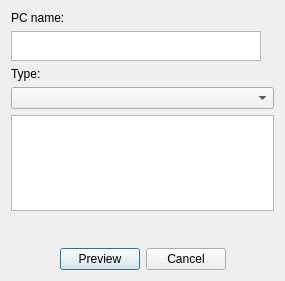
<?xml version="1.0" encoding="UTF-8"?>
<ui version="4.0">
 <class>Dialog</class>
 <widget class="QDialog" name="Dialog">
  <property name="geometry">
   <rect>
    <x>0</x>
    <y>0</y>
    <width>285</width>
    <height>281</height>
   </rect>
  </property>
  <property name="sizePolicy">
   <sizepolicy hsizetype="Fixed" vsizetype="Fixed">
    <horstretch>14</horstretch>
    <verstretch>2</verstretch>
   </sizepolicy>
  </property>
  <property name="windowTitle">
   <string>Dialog</string>
  </property>
  <layout class="QVBoxLayout" name="verticalLayout" stretch="20,10,0,0,0,5">
   <item>
    <widget class="QLabel" name="label">
     <property name="maximumSize">
      <size>
       <width>70</width>
       <height>20</height>
      </size>
     </property>
     <property name="font">
      <font>
       <pointsize>9</pointsize>
      </font>
     </property>
     <property name="text">
      <string>PC name:</string>
     </property>
    </widget>
   </item>
   <item>
    <widget class="QTextEdit" name="textEdit">
     <property name="sizePolicy">
      <sizepolicy hsizetype="Preferred" vsizetype="Preferred">
       <horstretch>0</horstretch>
       <verstretch>0</verstretch>
      </sizepolicy>
     </property>
     <property name="maximumSize">
      <size>
       <width>250</width>
       <height>30</height>
      </size>
     </property>
     <property name="html">
      <string>&lt;!DOCTYPE HTML PUBLIC &quot;-//W3C//DTD HTML 4.0//EN&quot; &quot;http://www.w3.org/TR/REC-html40/strict.dtd&quot;&gt;
&lt;html&gt;&lt;head&gt;&lt;meta name=&quot;qrichtext&quot; content=&quot;1&quot; /&gt;&lt;style type=&quot;text/css&quot;&gt;
p, li { white-space: pre-wrap; }
&lt;/style&gt;&lt;/head&gt;&lt;body style=&quot; font-family:'MS Shell Dlg 2'; font-size:7.8pt; font-weight:400; font-style:normal;&quot;&gt;
&lt;p style=&quot;-qt-paragraph-type:empty; margin-top:0px; margin-bottom:0px; margin-left:0px; margin-right:0px; -qt-block-indent:0; text-indent:0px;&quot;&gt;&lt;br /&gt;&lt;/p&gt;&lt;/body&gt;&lt;/html&gt;</string>
     </property>
    </widget>
   </item>
   <item>
    <widget class="QLabel" name="label_3">
     <property name="maximumSize">
      <size>
       <width>50</width>
       <height>20</height>
      </size>
     </property>
     <property name="font">
      <font>
       <pointsize>9</pointsize>
      </font>
     </property>
     <property name="text">
      <string>Type:</string>
     </property>
    </widget>
   </item>
   <item>
    <widget class="QComboBox" name="comboBox"/>
   </item>
   <item>
    <widget class="QGraphicsView" name="graphicsView"/>
   </item>
   <item>
    <layout class="QHBoxLayout" name="horizontalLayout" stretch="0,0,0,0">
     <property name="leftMargin">
      <number>0</number>
     </property>
     <property name="topMargin">
      <number>31</number>
     </property>
     <item>
      <spacer name="horizontalSpacer">
       <property name="orientation">
        <enum>Qt::Horizontal</enum>
       </property>
       <property name="sizeHint" stdset="0">
        <size>
         <width>40</width>
         <height>20</height>
        </size>
       </property>
      </spacer>
     </item>
     <item>
      <widget class="QPushButton" name="Btn_Preview_dialog">
       <property name="text">
        <string>Preview</string>
       </property>
      </widget>
     </item>
     <item>
      <widget class="QPushButton" name="Btn_Cancel_dialog">
       <property name="text">
        <string>Cancel</string>
       </property>
      </widget>
     </item>
     <item>
      <spacer name="horizontalSpacer_2">
       <property name="orientation">
        <enum>Qt::Horizontal</enum>
       </property>
       <property name="sizeHint" stdset="0">
        <size>
         <width>40</width>
         <height>20</height>
        </size>
       </property>
      </spacer>
     </item>
    </layout>
   </item>
  </layout>
 </widget>
 <resources/>
 <connections/>
</ui>
